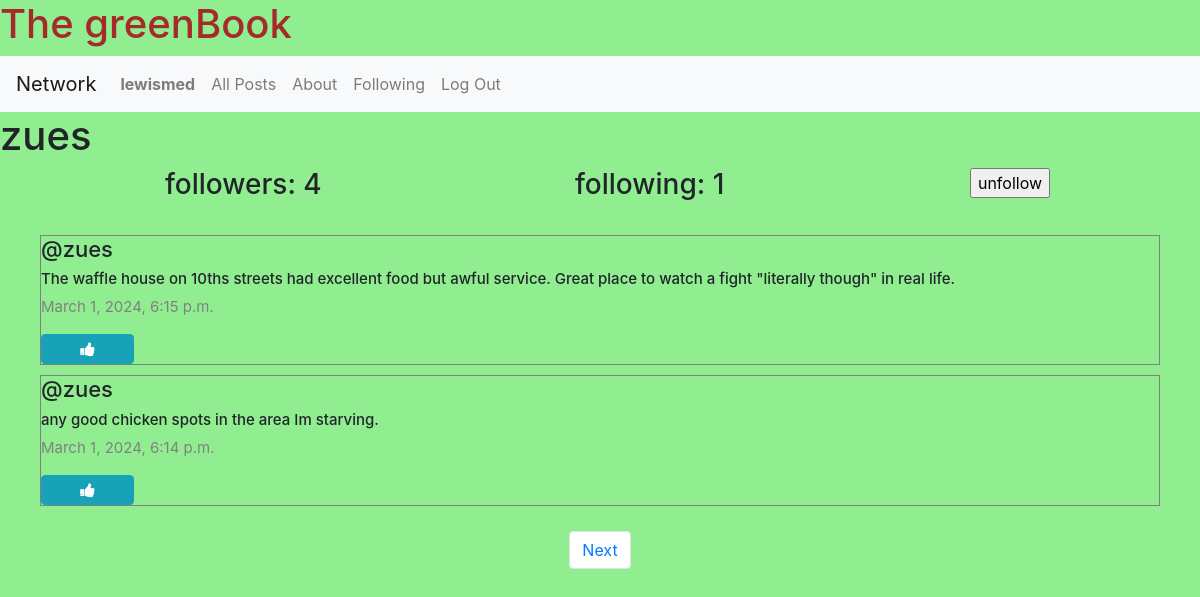
Screenshot of /profile/3 (signed in) with the database file from the repository.
### network/models.py (models this page shows, shortened)
class User(AbstractUser):
    pass

class Post(models.Model):
    content=models.CharField(max_length=140)
    user=models.ForeignKey(User,on_delete=models.CASCADE,related_name="author")
    imageUrl=models.CharField(max_length=1000,null=True)
    date=models.DateTimeField(auto_now_add=True)
    comment=models.CharField(max_length=140, default="feedback")

### network/views.py (the view)
# urls.py: path('profile/<int:user_id>',views.profile,name='profile'),
def profile(request,user_id):
     user=User.objects.get(pk=user_id)
     otherUser=User.objects.get(pk=request.user.id)
     allPosts=Post.objects.filter(user=user).order_by("id").reverse()
     following= Follow.objects.filter(user=user)
     followers=Follow.objects.filter(user_follower=user)
     try:
         checkFollow=followers.filter(user=User.objects.get(pk=request.user.id))
         if len(checkFollow) !=0:
             isFollowing=True
         else:
             isFollowing =False
     except:
         isFollowing= False
     paginator=Paginator(allPosts,2)
     page_number= request.GET.get('page')
     posts_of_the_page=paginator.get_page(page_number)
     return render(request, "network/profile.html",{
        "allPosts":allPosts,
        "posts_of_the_page":posts_of_the_page,
        "username":user.username,
        'following':following,
        "followers":followers,
        "isFollowing":isFollowing,
        "user_profile":user
    })

### network/templates/network/profile.html (shortened to what this page needs)
{% extends "network/layout.html" %}
{% block body %}
<h1>{{ username }}</h1>
<div class="contianer">
<div class="row d-flex justify-content-center">
    <h3 class="col-4"> followers: {{followers.count}}</h3>
    <h3 class="col-4"> following: {{following.count}}</h3>
    {% if user.is_authenticated %}
    {% if user != user_profile %}
    {% if isFollowing %}
    <form action=" {% url 'unfollow' %}" method="post">
        <input type="submit" value="unfollow">
    </form>
    {% else %}
    <form action="{% url 'follow' %}" method="post">
        {% csrf_token %}
        <input type="hidden" name="userfollow" value="{{user_profile }}">
        <input type="submit" value="Follow">
    </form>
    {% endif %}
    {% endif %}
    {% endif %}
    </div>
</div>
<div class="all-posts" >
    {% for post in posts_of_the_page %}
    <div class="post" style="margin: 5px 20px; border:0.1px solid gray; display: flex;
    justify-content: center;
    flex-direction:column;
    box-sizing: border-box;">
<h5 class="username">@{{ post.user }}</h5>
<h6 class="content" id="content_{{post.id}}" >{{ post.content }}</h6>
 <p class="date"> {{ post.date }}</p>
 {% if user.is_authenticated %}
 {% if user == post.user %}
 <div class="d-flex justify-content-around">
     <button class="btn btn-primary" data-toggle="modal" data-target="#modal_edit_post_{{ post.id }}" > Edit </button>
 </div>
 <div class="modal" id="modal_edit_post_{{ post.id }}" tabindex="-1" role="dialog" aria-labelledby="modal_edit_post_{{ post.id }}_label" aria-hidden="true">
     <div class="modal-dialog" role="document">
       <div class="modal-content">
         <div class="modal-header">
           <h5 class="modal-title">Edit Post</h5>
           <button type="button" class="close" data-dismiss="modal" aria-label="Close">
             <span aria-hidden="true">&times;</span>
           </button>
         </div>
         <div class="modal-body">
           <textarea rows="5" id="textarea_{{ post.id }}" class="form-control" name="content">{{ post.content }}</textarea>
         </div>
         <div class="modal-footer">
           <button type="button" class="btn btn-primary" onclick= "submitHandler({{ post.id }})">Save changes</button>
           <button type="button" class="btn btn-secondary" data-dismiss="modal">Close</button>
         </div>
       </div>
     </div>
   </div>
   {% else %}
     {% if post.id in whoYouLiked %}
   <button class="btn btn-info fa fa-thumbs-down col-1" onclick="likeHandler({{ post.id }},{{ whoYouLiked }})" post id="{{ post.id }}"></button>
     {% else %}
     <button class="btn btn-info fa fa-thumbs-up col-1"  onclick="likeHandler({{ post.id }},{{ whoYouLiked }})" post id="{{ post.id }}"></button>
     {% endif %}
 {% endif %}
 {% endif %}
</div>
    {% endfor %}
</div>
<nav aria-label="Page navigation example">
    <ul class="pagination d-flex justify-content-center">
      {% if posts_of_the_page.has_next %}
      <li class="page-item"><a class="page-link" href="?page={{ posts_of_the_page.next_page_number }}">Next</a></li>
        {% endif %}
    </ul>
  </nav>
{% endblock %}

### network/templates/network/layout.html (shortened to what this page needs)
{% load static %}
<!DOCTYPE html>
<html lang="en">
    <head>
        <link rel="stylesheet" href="https://stackpath.bootstrapcdn.com/bootstrap/4.4.1/css/bootstrap.min.css">
        <link href="{% static 'network/styles.css' %}" rel="stylesheet">
        <link rel="stylesheet" href="https://cdnjs.cloudflare.com/ajax/libs/font-awesome/4.7.0/css/font-awesome.min.css">
    </head>
    <body style="background-color: lightgreen;">
<h1 style="color:brown"> The greenBook</h1>
        <nav class="navbar navbar-expand-lg navbar-light bg-light">
            <a class="navbar-brand" href="#">Network</a>
            <div >
              <ul class="navbar-nav mr-auto">
                {% if user.is_authenticated %}
                    <li class="nav-item">
                        <a class="nav-link" href="{% url 'profile' user_id=user.id %}"><strong>{{ user.username }}</strong></a>
                    </li>
                {% endif %}
                <li class="nav-item">
                  <a class="nav-link" href="{% url 'index' %}">All Posts</a>
                </li>
                <li class="nav-item">
                    <a class="nav-link" href="{% url 'about' %}">About</a>
                  </li>
                {% if user.is_authenticated %}
                    <li class="nav-item">
                        <a class="nav-link" href="{% url  'following' %}">Following</a>
                    </li>
                    <li class="nav-item">
                        <a class="nav-link" href="{% url 'logout' %}">Log Out</a>
                    </li>
                {% endif %}
              </ul>
            </div>
          </nav>
        <div class="body">
            {% block body %}
            {% endblock %}
        </div>
    </body>
</html>

### network/static/network/styles.css (style rules this page uses)
.all-posts { display: flex; justify-content: flex-start; flex-direction: column; margin: 20px; }
.content { font-size: 15px; }
.username { font-size: 22px; }
.date { color:gray; font-size: 15px; }

### network/templates/network/layout.html (style rules this page uses)
body { background-color: lightgreen; }

### rows the page displays
User: username "lewismed"
User: username "zues"
Post: user "zues", content "The waffle house on 10ths streets had excellent food but awful service. Great place to watch a fight \"literally though\" in real life.", date "March 1, 2024, 6:15 p.m."
Post: user "zues", content "any good chicken spots in the area Im starving.", date "March 1, 2024, 6:14 p.m."

### other values shown
{{ followers.count }} "4"
{{ following.count }} "1"
